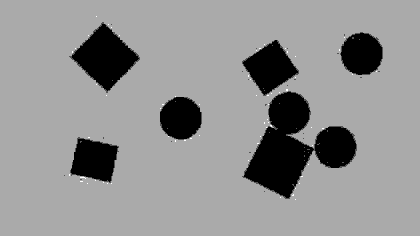
%> input picture L1H1/folder/1.jpg, 420 x 236 px, shrunk from 1280 x 720 before the run
$ octave L1H1.m   (GNU Octave 9; MATLAB toolbox functions it lacks are replaced by stand-ins)
%> lines starting %> are read from the running program, lines starting %| are printed output that depends on the picture; in (x1, y1, x2, y2) boxes, pixels count from 0 and x2, y2 are one past the last pixel; in counts of white or black regions, pixels touching at a corner belong together; the program's own positions count from 1
img = imread('../folder/1.jpg');
%> img is the input picture: size 236x420x3 uint8; min 0, max 3, mean 1.72
% or use imbinarize func
binaryImg = rgb2gray(img);
[rows, cols] = size(binaryImg);
%> rows = 236; cols = 420

for x=1:cols
    for y=1:rows
        if img(y,x) == 2
            binaryImg(y,x) = 255;
        else
            binaryImg(y,x) = 0;
        end
    end
end
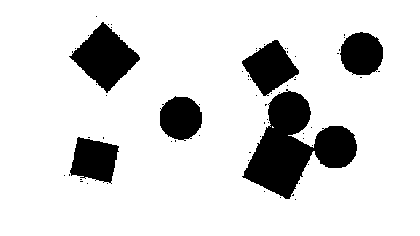
%> binaryImg: size 236x420 uint8; 85.1% white; 67 black regions (61 under 20 px), largest, box (x1, y1, x2, y2) and area: (242, 89, 357, 199) 5900, (69, 22, 140, 93) 2533, (242, 40, 299, 96) 1763, (70, 137, 119, 184) 1597, (340, 32, 383, 75) 1455, (160, 96, 202, 141) 1454

dilateImg = imdilate(binaryImg,strel('square',40));
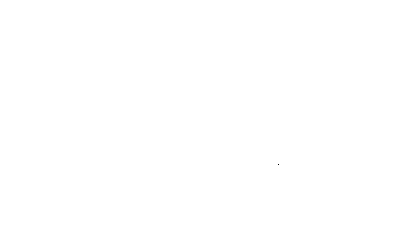
%> dilateImg: size 236x420 uint8; 100% white; black in thin lines or dots, all inside (x1, y1, x2, y2) = (278, 164, 279, 165)
cannyImg = edge(dilateImg,'Canny');
%> cannyImg: size 236x420 logical; 0.01% white in thin lines or dots, all inside (x1, y1, x2, y2) = (276, 162, 281, 167)
[B,L] = bwboundaries(cannyImg,'noholes');
%> B = 1 boundary; box (x1, y1, x2, y2) and points: (276, 162, 281, 167) 9

imshow(label2rgb(~L, @white, [0,0,0]))
hold on

for k = 1:length(B)
   boundary = B{k};
   plot(boundary(:,2), boundary(:,1), 'r', 'LineWidth', 2)
end
%> this loop made 1 pass
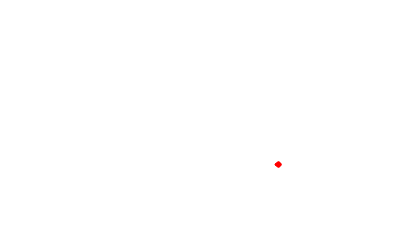
%> figure redrawn from the program's plot data

disp(length(B))
%| 1
